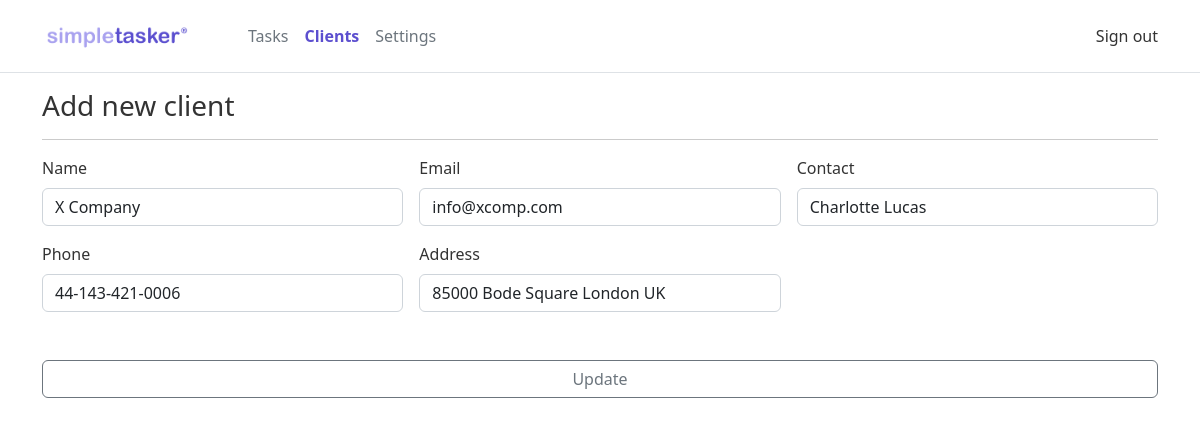
Screenshot of /addClient?clientid=1 (signed in) with the database file from the repository.
### tables this page shows
CREATE TABLE "clients" (
	"clientid"	INTEGER NOT NULL,
	"userid"	INTEGER,
	"name"	TEXT NOT NULL,
	"email"	TEXT,
	"contact"	TEXT,
	"phone"	TEXT,
	"address"	TEXT,
	"status"	INTEGER DEFAULT 1,
	PRIMARY KEY("clientid" AUTOINCREMENT)
);

### app.py (the view)
@app.route("/addClient", methods=["GET", "POST"])
@login_required
def addClient():
    if request.method == "POST":
        if not request.form.get("clientid"):
            sql = "INSERT INTO clients (userid, name, email, contact, phone, address) VALUES (?)"
            val = (session["userid"], request.form.get("name"), request.form.get("email"), request.form.get("contact"), request.form.get("phone"), request.form.get("address"))
            db.execute(sql, val)
            flash('Client Added!')
        else:
            db.execute("UPDATE clients SET name = ?, email = ?, contact = ?, phone = ?, address = ? WHERE clientid = ?",
            request.form.get("name"), request.form.get("email"), request.form.get("contact"), request.form.get("phone"), request.form.get("address"), request.form.get("clientid"))
            flash('Client Updated!')
        return redirect("/clients")
    else:
        client = []
        if request.args.get("clientid"):
            client = db.execute("SELECT * FROM clients WHERE clientid = ?", request.args.get("clientid"))[0]
        return render_template("/addClient.html", client = client)

### app.py (called while the page is built)
@app.after_request
def after_request(response):
    response.headers["Cache-Control"] = "no-cache, no-store, must-revalidate"
    response.headers["Expires"] = 0
    response.headers["Pragma"] = "no-cache"
    return response

### helpers.py (called while the page is built)
def login_required(f):
    @wraps(f)
    def decorated_function(*args, **kwargs):
        if session.get("userid") is None:
            return redirect("/login")
        return f(*args, **kwargs)
    return decorated_function

### templates/addClient.html (shortened to what this page needs)
{% extends "layout.html" %}
{% block main %}
<main>
    <header class="p-3 mb-3 border-bottom">
        <div class="container">
            <div class="d-flex flex-wrap align-items-center justify-content-center justify-content-lg-start">
                <a href="/" class="d-flex align-items-center mb-2 mb-lg-0 text-dark text-decoration-none">
                    <img class="header-logo" src="/static/logo.png" width="150">
                </a>
                <ul class="nav col-12 col-lg-auto me-lg-auto mb-2 justify-content-center mb-md-0 ms-5">
                    <li><a href="/" class="nav-link px-2 link-secondary">Tasks</a></li>
                    <li><a href="/clients" class="nav-link px-2 link-secondary fw-bold pcolor">Clients</a></li>
                    <li><a href="/settings" class="nav-link px-2 link-secondary">Settings</a></li>
                </ul>
                <div class="text-end">
                    <ul class="nav col-12 col-lg-auto me-lg-auto mb-2 justify-content-center mb-md-0">
                        <li><a class="dropdown-item" href="/logout">Sign out</a></li>
                    </ul>
                </div>
            </div>
        </div>
    </header>
    <div class="container">
        <h3>Add new client</h3>
        <hr>
        <form method="POST" class="row g-3">
            <div class="col-4">
                <label for="name" class="form-label">Name</label>
                <input name="name" type="text" class="form-control" id="name" value="{{ client.name }}" required>
            </div>
            <div class="col-4">
                <label for="email" class="form-label">Email</label>
                <input name="email" type="email" class="form-control" id="email" value="{{ client.email or '' }}">
            </div>
            <div class="col-4">
                <label for="contact" class="form-label">Contact</label>
                <input name="contact" type="contact" class="form-control" id="contact" value="{{ client.contact or '' }}">
            </div>
            <div class="col-4">
                <label for="phone" class="form-label">Phone</label>
                <input name="phone" type="phone" class="form-control" id="phone" value="{{ client.phone or '' }}">
            </div>
            <div class="col-4">
                <label for="address" class="form-label">Address</label>
                <input name="address" type="address" class="form-control" id="address" value="{{ client.address or '' }}">
            </div>
            <div class="col-12 mt-5">
                <div class="d-grid gap-2">
                    {% if client.clientid %}
                    <button name="submit" class="btn btn-outline-secondary" type="submit" value="update">Update</button>
                    {% else %}
                    <button name="submit" class="btn btn-secondary" type="submit" value="add">Add</button>
                    {% endif %}
                  </div>
            </div>
        </form>
    </div>
</main>
{% endblock %}

### static/custom.css (style rules this page uses)
html, body { height: 100%; color: #333; }
.pcolor { color: #5c4fcf !important; }

### rows the page displays
clients: name "X Company", email "info@xcomp.com", contact "Charlotte Lucas", phone "44-143-421-0006", address "85000 Bode Square London UK"
